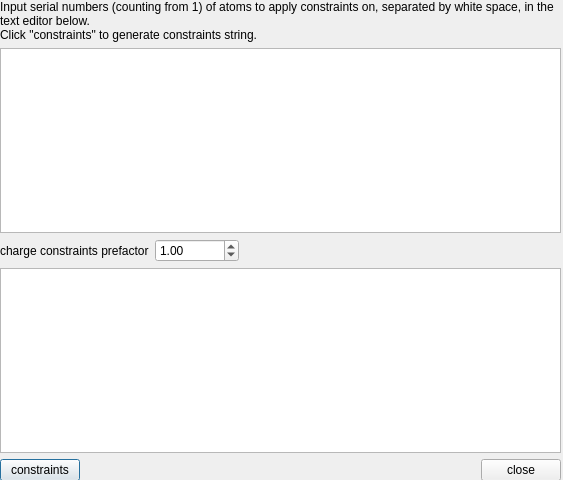
<?xml version="1.0" encoding="UTF-8"?>
<ui version="4.0">
 <class>Dialog</class>
 <widget class="QDialog" name="Dialog">
  <property name="geometry">
   <rect>
    <x>0</x>
    <y>0</y>
    <width>563</width>
    <height>480</height>
   </rect>
  </property>
  <property name="sizePolicy">
   <sizepolicy hsizetype="Fixed" vsizetype="Fixed">
    <horstretch>0</horstretch>
    <verstretch>0</verstretch>
   </sizepolicy>
  </property>
  <property name="windowTitle">
   <string>DFTB+ charge constraints</string>
  </property>
  <property name="windowIcon">
   <iconset resource="gsresources.qrc">
    <normaloff>:/images/images/GSLogo.svg</normaloff>:/images/images/GSLogo.svg</iconset>
  </property>
  <widget class="QWidget" name="verticalLayoutWidget">
   <property name="geometry">
    <rect>
     <x>0</x>
     <y>0</y>
     <width>561</width>
     <height>481</height>
    </rect>
   </property>
   <layout class="QVBoxLayout" name="verticalLayout">
    <property name="sizeConstraint">
     <enum>QLayout::SetDefaultConstraint</enum>
    </property>
    <item>
     <widget class="QLabel" name="label_2">
      <property name="text">
       <string>Input serial numbers (counting from 1) of atoms to apply constraints on, separated by white space, in the text editor below. 
Click &quot;constraints&quot; to generate constraints string.</string>
      </property>
      <property name="wordWrap">
       <bool>true</bool>
      </property>
     </widget>
    </item>
    <item>
     <widget class="QPlainTextEdit" name="serialListPlainTextEdit">
      <property name="tabChangesFocus">
       <bool>true</bool>
      </property>
     </widget>
    </item>
    <item>
     <layout class="QHBoxLayout" name="horizontalLayout">
      <item>
       <widget class="QLabel" name="preafactorLabel">
        <property name="text">
         <string>charge constraints prefactor</string>
        </property>
       </widget>
      </item>
      <item>
       <widget class="QDoubleSpinBox" name="prefactorSpinBox">
        <property name="sizePolicy">
         <sizepolicy hsizetype="Preferred" vsizetype="Fixed">
          <horstretch>0</horstretch>
          <verstretch>0</verstretch>
         </sizepolicy>
        </property>
        <property name="minimum">
         <double>0.000000000000000</double>
        </property>
        <property name="maximum">
         <double>9999999.000000000000000</double>
        </property>
        <property name="singleStep">
         <double>0.050000000000000</double>
        </property>
        <property name="value">
         <double>1.000000000000000</double>
        </property>
       </widget>
      </item>
      <item>
       <spacer name="horizontalSpacer">
        <property name="orientation">
         <enum>Qt::Horizontal</enum>
        </property>
        <property name="sizeHint" stdset="0">
         <size>
          <width>40</width>
          <height>20</height>
         </size>
        </property>
       </spacer>
      </item>
     </layout>
    </item>
    <item>
     <widget class="QTextBrowser" name="constraintOutputTextBrowser">
      <property name="tabChangesFocus">
       <bool>true</bool>
      </property>
      <property name="textInteractionFlags">
       <set>Qt::TextSelectableByKeyboard|Qt::TextSelectableByMouse</set>
      </property>
      <property name="openLinks">
       <bool>false</bool>
      </property>
     </widget>
    </item>
    <item>
     <layout class="QHBoxLayout" name="horizontalLayout_2">
      <item>
       <widget class="QPushButton" name="constraintButton">
        <property name="text">
         <string>constraints</string>
        </property>
       </widget>
      </item>
      <item>
       <spacer name="horizontalSpacer_2">
        <property name="orientation">
         <enum>Qt::Horizontal</enum>
        </property>
        <property name="sizeHint" stdset="0">
         <size>
          <width>40</width>
          <height>20</height>
         </size>
        </property>
       </spacer>
      </item>
      <item>
       <widget class="QPushButton" name="closeButton">
        <property name="text">
         <string>close</string>
        </property>
       </widget>
      </item>
     </layout>
    </item>
   </layout>
  </widget>
 </widget>
 <tabstops>
  <tabstop>serialListPlainTextEdit</tabstop>
  <tabstop>prefactorSpinBox</tabstop>
  <tabstop>constraintButton</tabstop>
  <tabstop>constraintOutputTextBrowser</tabstop>
  <tabstop>closeButton</tabstop>
 </tabstops>
 <resources>
  <include location="gsresources.qrc"/>
 </resources>
 <connections>
  <connection>
   <sender>closeButton</sender>
   <signal>released()</signal>
   <receiver>Dialog</receiver>
   <slot>accept()</slot>
   <hints>
    <hint type="sourcelabel">
     <x>514</x>
     <y>466</y>
    </hint>
    <hint type="destinationlabel">
     <x>352</x>
     <y>-13</y>
    </hint>
   </hints>
  </connection>
 </connections>
</ui>
